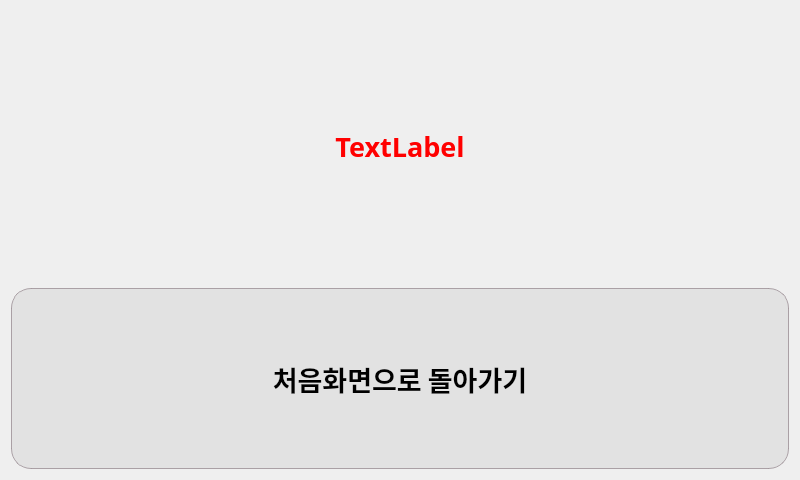
<?xml version="1.0" encoding="UTF-8"?>
<ui version="4.0">
 <class>Form</class>
 <widget class="QWidget" name="Form">
  <property name="geometry">
   <rect>
    <x>0</x>
    <y>0</y>
    <width>800</width>
    <height>480</height>
   </rect>
  </property>
  <property name="windowTitle">
   <string>Form</string>
  </property>
  <layout class="QGridLayout" name="gridLayout" rowstretch="3,2">
   <item row="1" column="0" colspan="2">
    <widget class="QPushButton" name="pushButton">
     <property name="sizePolicy">
      <sizepolicy hsizetype="Minimum" vsizetype="Expanding">
       <horstretch>0</horstretch>
       <verstretch>0</verstretch>
      </sizepolicy>
     </property>
     <property name="font">
      <font>
       <family>맑은 고딕</family>
       <pointsize>20</pointsize>
       <weight>75</weight>
       <bold>true</bold>
      </font>
     </property>
     <property name="styleSheet">
      <string notr="true">QPushButton {
	border-radius: 20px;
	background-color : rgba(222,222, 222, 0.8);
	border-color: rgb(155, 142, 149, 0.8);	
	border-style : solid;
	border-width : 0.5px;
}
</string>
     </property>
     <property name="text">
      <string>처음화면으로 돌아가기</string>
     </property>
    </widget>
   </item>
   <item row="0" column="0" colspan="2">
    <widget class="QLabel" name="label">
     <property name="font">
      <font>
       <family>맑은 고딕</family>
       <pointsize>20</pointsize>
       <weight>75</weight>
       <bold>true</bold>
      </font>
     </property>
     <property name="styleSheet">
      <string notr="true">color:red;
</string>
     </property>
     <property name="text">
      <string>TextLabel</string>
     </property>
     <property name="alignment">
      <set>Qt::AlignCenter</set>
     </property>
    </widget>
   </item>
  </layout>
 </widget>
 <resources/>
 <connections/>
</ui>
